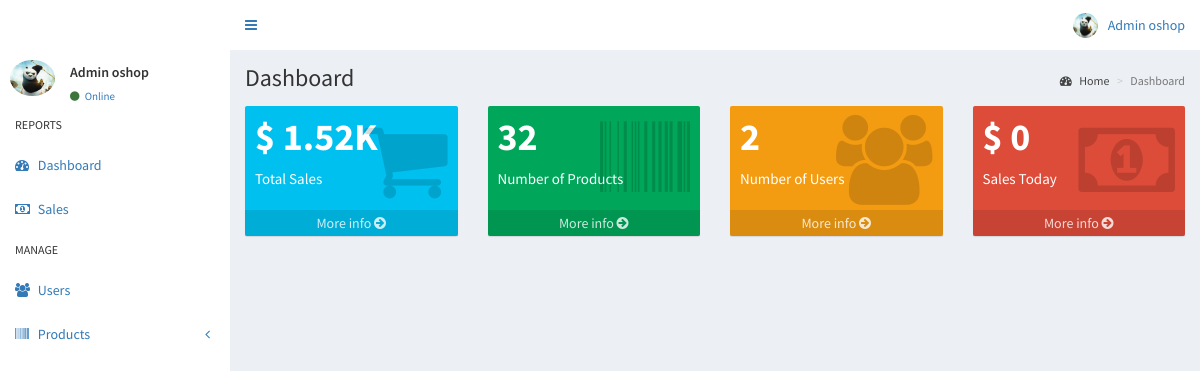
The app's page /admin/home.php (signed in) with its own data.
### tables this page shows
CREATE TABLE `users` (
  `id` int(11) NOT NULL,
  `email` varchar(200) NOT NULL,
  `password` varchar(60) NOT NULL,
  `type` int(1) NOT NULL,
  `firstname` varchar(50) NOT NULL,
  `lastname` varchar(50) NOT NULL,
  `address` text NOT NULL,
  `contact_info` varchar(100) NOT NULL,
  `photo` varchar(200) NOT NULL,
  `status` int(1) NOT NULL,
  `activate_code` varchar(15) NOT NULL,
  `reset_code` varchar(15) NOT NULL,
  `created_on` date NOT NULL
);

### admin/includes/session.php (called while the page is built, shortened)
<?php
	include '../includes/conn.php';
	$conn = $pdo->open();
	$stmt = $conn->prepare("SELECT * FROM users WHERE id=:id");
	$stmt->execute(['id'=>$_SESSION['admin']]);
	$admin = $stmt->fetch();
?>

### admin/includes/navbar.php (shortened to what this page needs)
<header class="main-header">
  <nav class="navbar navbar-static-top">
    <a href="#" class="sidebar-toggle" data-toggle="push-menu" role="button">
    </a>
    <div class="navbar-custom-menu">
      <ul class="nav navbar-nav">
        <li class="dropdown user user-menu">
          <a href="#" class="dropdown-toggle" data-toggle="dropdown">
            <img src="<?php echo (!empty($admin['photo'])) ? '../images/'.$admin['photo'] : '../images/profile.jpg'; ?>" class="user-image" alt="User Image">
            <span class="hidden-xs"><?php echo $admin['firstname'].' '.$admin['lastname']; ?></span>
          </a>
        </li>
      </ul>
    </div>
  </nav>
</header>

### admin/includes/menubar.php (shortened to what this page needs)
<aside class="main-sidebar">
  <section class="sidebar">
    <div class="user-panel">
      <div class="pull-left image">
        <img src="<?php echo (!empty($admin['photo'])) ? '../images/'.$admin['photo'] : '../images/profile.jpg'; ?>" class="img-circle" alt="User Image">
      </div>
      <div class="pull-left info">
        <p><?php echo $admin['firstname'].' '.$admin['lastname']; ?></p>
        <a><i class="fa fa-circle text-success"></i> Online</a>
      </div>
    </div>
    <ul class="sidebar-menu" data-widget="tree">
      <li class="header">REPORTS</li>
      <li><a href="home.php"><i class="fa fa-dashboard"></i> <span>Dashboard</span></a></li>
      <li><a href="sales.php"><i class="fa fa-money"></i> <span>Sales</span></a></li>
      <li class="header">MANAGE</li>
      <li><a href="users.php"><i class="fa fa-users"></i> <span>Users</span></a></li>
      <li class="treeview">
        <a href="#">
          <i class="fa fa-barcode"></i>
          <span>Products</span>
          <span class="pull-right-container">
            <i class="fa fa-angle-left pull-right"></i>
          </span>
        </a>
  </section>
</aside>

### records on screen
users: photo (placeholder picture), firstname "Admin", lastname "oshop"

### other values on screen
number_format_short($total, 2) "1.52K"
$prow['numrows'] "32"
$urow['numrows'] "2"
number_format_short($total, 2) "0"
